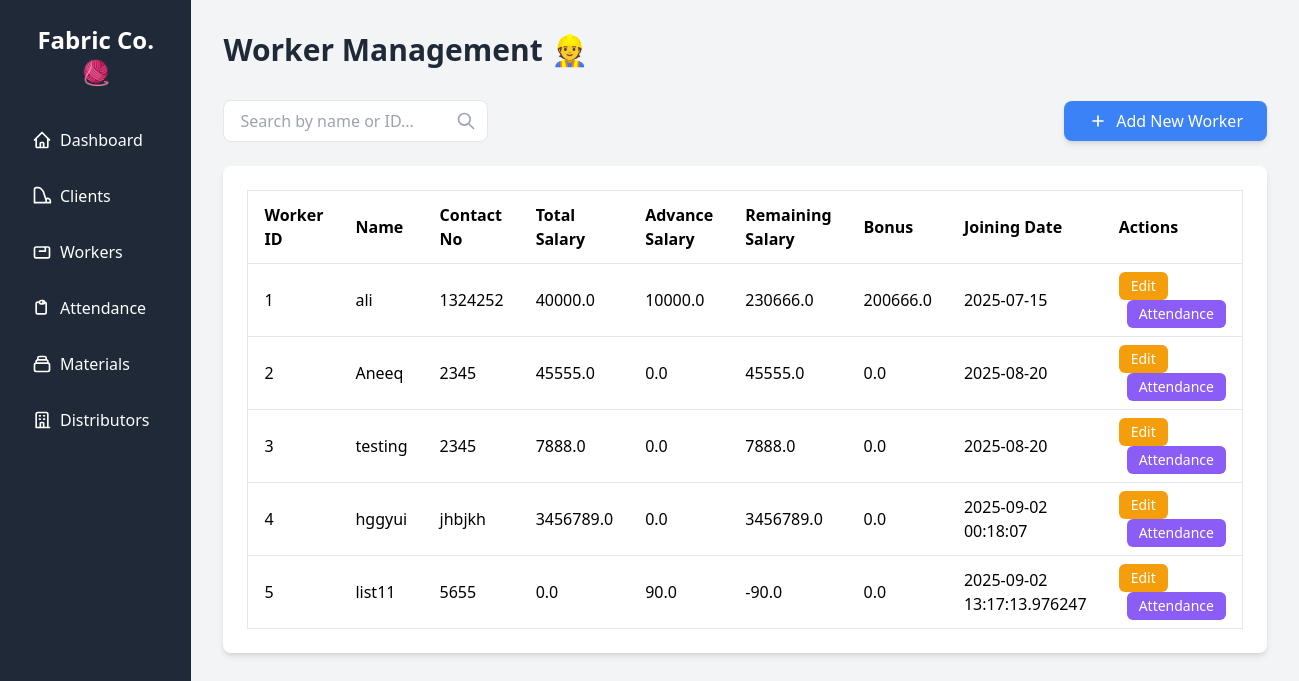
The page /workers on the database its author committed.
### tables this page shows
CREATE TABLE workers (
            id INTEGER PRIMARY KEY AUTOINCREMENT,
            name TEXT NOT NULL,
            contact_no TEXT,
            total_salary REAL,
            advance_salary REAL DEFAULT 0,
            remaining_salary REAL,
            bonus REAL DEFAULT 0,
            joining_date TEXT
        );

### app.py (the view)
@app.route('/workers')
def worker_management():
    conn = get_db_connection()
    cursor = conn.cursor()
    cursor.execute("SELECT * FROM workers")
    workers = cursor.fetchall()
    conn.close()
    return render_template('worker_management.html', workers=workers)

### database.py (called while the page is built)
def get_db_connection():
    conn = sqlite3.connect(DATABASE)
    conn.row_factory = sqlite3.Row  # This allows us to access columns by name
    return conn

### templates/worker_management.html (shortened to what this page needs)
{% extends 'base.html' %}
{% block content %}
<h1 class="text-3xl font-bold text-gray-800 mb-8">Worker Management 👷</h1>
<div class="flex justify-between items-center mb-6">
    <div class="relative">
        <input type="text" id="workerSearch" onkeyup="searchWorkers()" placeholder="Search by name or ID..." class="px-4 py-2 border rounded-lg focus:outline-none focus:ring-2 focus:ring-blue-500">
        <svg class="absolute right-3 top-1/2 transform -translate-y-1/2 w-5 h-5 text-gray-400" fill="none" stroke="currentColor" viewBox="0 0 24 24"><path stroke-linecap="round" stroke-linejoin="round" stroke-width="2" d="M21 21l-6-6m2-5a7 7 0 11-14 0 7 7 0 0114 0z"></path></svg>
    </div>
    <button class="bg-blue-500 hover:bg-blue-600 text-white px-6 py-2 rounded-lg shadow-md transition duration-200 flex items-center space-x-2" onclick="openAddWorkerModal()">
        <svg class="w-5 h-5" fill="none" stroke="currentColor" viewBox="0 0 24 24"><path stroke-linecap="round" stroke-linejoin="round" stroke-width="2" d="M12 6v6m0 0v6m0-6h6m-6 0H6"></path></svg>
        <span>Add New Worker</span>
    </button>
</div>
<div class="bg-white p-6 rounded-lg shadow-md overflow-x-auto">
    <table class="min-w-full bg-white border border-gray-200" id="workerTable">
        <thead>
            <tr>
                <th class="py-3 px-4 border-b text-left">Worker ID</th>
                <th class="py-3 px-4 border-b text-left">Name</th>
                <th class="py-3 px-4 border-b text-left">Contact No</th>
                <th class="py-3 px-4 border-b text-left">Total Salary</th>
                <th class="py-3 px-4 border-b text-left">Advance Salary</th>
                <th class="py-3 px-4 border-b text-left">Remaining Salary</th>
                <th class="py-3 px-4 border-b text-left">Bonus</th>
                <th class="py-3 px-4 border-b text-left">Joining Date</th>
                <th class="py-3 px-4 border-b text-left">Actions</th>
            </tr>
        </thead>
        <tbody>
            {% for worker in workers %}
            <tr class="hover:bg-gray-50">
                <td class="py-2 px-4 border-b">{{ worker.id }}</td>
                <td class="py-2 px-4 border-b">{{ worker.name }}</td>
                <td class="py-2 px-4 border-b">{{ worker.contact_no }}</td>
                <td class="py-2 px-4 border-b">{{ worker.total_salary }}</td>
                <td class="py-2 px-4 border-b">{{ worker.advance_salary }}</td>
                <td class="py-2 px-4 border-b">{{ worker.remaining_salary }}</td>
                <td class="py-2 px-4 border-b">{{ worker.bonus }}</td>
                <td class="py-2 px-4 border-b">{{ worker.joining_date }}</td>
                <td class="py-2 px-4 border-b">
                    <button class="bg-yellow-500 text-white px-3 py-1 rounded-md text-sm hover:bg-yellow-600"
                            onclick="openEditWorkerModal({{ worker.id }}, '{{ worker.name }}', '{{ worker.contact_no }}', {{ worker.total_salary }}, {{ worker.advance_salary }}, {{ worker.bonus }})">
                        Edit
                    </button>
                    <button class="bg-purple-500 text-white px-3 py-1 rounded-md text-sm hover:bg-purple-600 ml-2"
                            onclick="markAttendance({{ worker.id }}, '{{ worker.name }}')">
                        Attendance
                    </button>
                </td>
            </tr>
            {% else %}
            <tr>
                <td colspan="9" class="py-2 px-4 text-center text-gray-500">No workers found.</td>
            </tr>
            {% endfor %}
        </tbody>
    </table>
</div>
{% endblock %}

### static/css/style.css (style rules this page uses)
html, body { height: 100%; }

### rows shown on the page
workers: id "1", name "ali", contact_no "1324252", total_salary "40000.0", advance_salary "10000.0", remaining_salary "230666.0", bonus "200666.0", joining_date "2025-07-15"
workers: id "2", name "Aneeq", contact_no "2345", total_salary "45555.0", advance_salary "0.0", remaining_salary "45555.0", bonus "0.0", joining_date "2025-08-20"
workers: id "3", name "testing", contact_no "2345", total_salary "7888.0", advance_salary "0.0", remaining_salary "7888.0", bonus "0.0", joining_date "2025-08-20"
workers: id "4", name "hggyui", contact_no "jhbjkh", total_salary "3456789.0", advance_salary "0.0", remaining_salary "3456789.0", bonus "0.0", joining_date "2025-09-02 00:18:07"
workers: id "5", name "list11", contact_no "5655", total_salary "0.0", advance_salary "90.0", remaining_salary "-90.0", bonus "0.0", joining_date "2025-09-02 13:17:13.976247"
